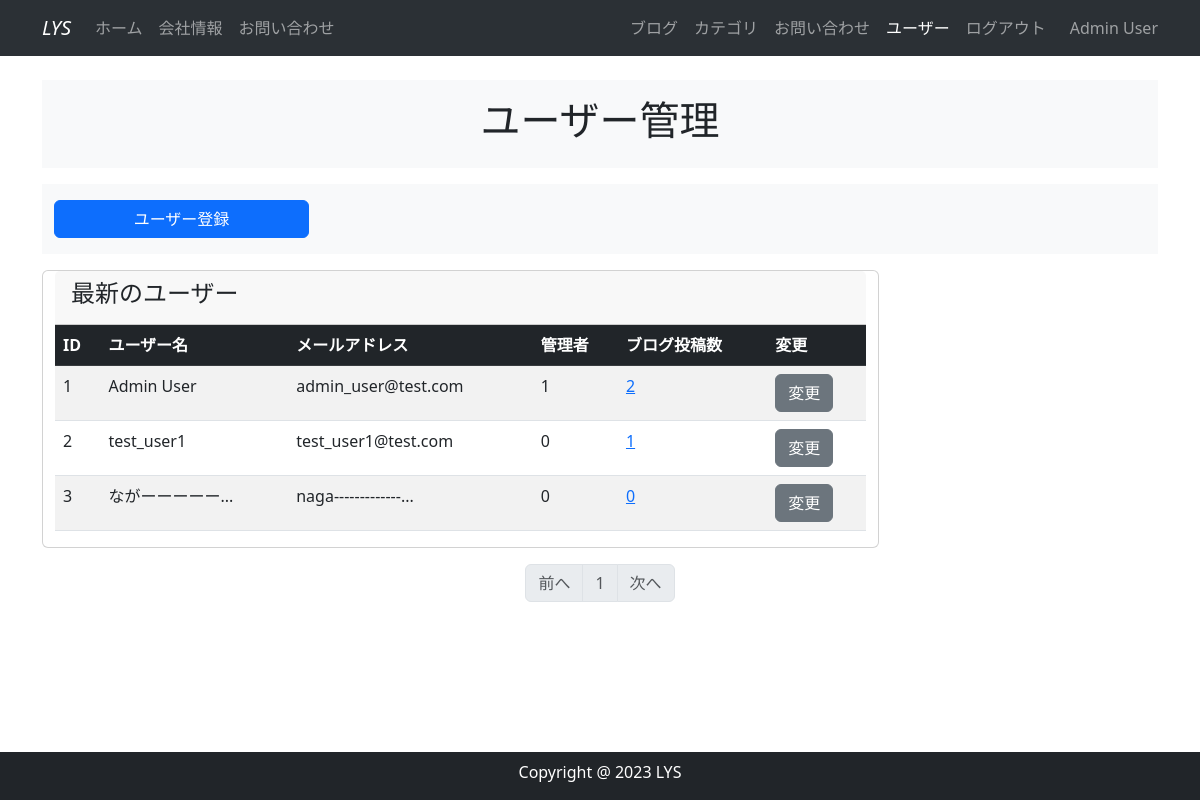
/user_maintenance (signed in), run on the app's committed database.
### company_blog/models.py (models this page shows, shortened)
class User(db.Model, UserMixin):   # テーブル(model)を作成※modelクラスがデータベースのテーブルになる(db.Modelを継承して作成)
    __tablename__ = 'users' # テーブル名を指定(これを記述しない場合はクラス名のuserがテーブル名になる)
    id = db.Column(db.Integer, primary_key=True)    # Primary_keyは自動で数字が振られる
    email = db.Column(db.String(64), unique=True, index=True)    # Stringは最大文字数を指定できる
    username = db.Column(db.String(64), unique=True, index=True)
    password_hash = db.Column(db.String(128)) # ハッシュ化=暗号化的なもの(暗号化は元に戻すことが可能だけどハッシュ化はできない)
    administrator = db.Column(db.String(1)) # ←追加した列
    post = db.relationship('BlogPost', backref='author', lazy='dynamic')    # モデル：BlogPostとのリレーションシップを設定【1対多の設定方法】
    @property
    def password(self):
        raise AttributeError('password is not a readable attribute')    # ハッシュ化前のPWを参照しようとすると←のエラーメッセージを表示
    def is_administrator(self):
        if self.administrator == "1":
            return 1
        else:
            return 0
    def count_posts(self, userid):
        return BlogPost.query.filter_by(user_id=userid).count()

### company_blog/users/views.py (the view)
@users.route('/user_maintenance') # ユーザー管理ページは表示するだけのためmethodsの定義は不要(GETのみリクエストを受け取ればOKのため省略)
@login_required
def user_maintenance():
    page = request.args.get('page', 1, type=int)    # requestのクエリ文字列から現在のページを取得し変数へ格納
    users = User.query.order_by(User.id).paginate(page=page, per_page=10) # flaskのrequest機能を使いページネーションを実装することができるようになる
    return render_template('users/user_maintenance.html', users=users)    # ユーザー管理ページへ変数を渡す

### company_blog/models.py (called while the page is built)
@login_manager.user_loader  # ユーザー認証にかかわる関数を指定
def load_user(user_id):    # 引数にはユーザーを認証する際にユーザーを識別する情報を指定
    with app.app_context():
        return db.session.get(User, user_id)    # useridを元にUserからデータを読み込み、そのユーザーの情報を返す

### company_blog/templates/users/user_maintenance.html
{% extends "base.html" %}
{% block content %}
    <div class="container my-3 py-3 bg-light">
        <div class="row">
            <div class="col-md-6 m-auto text-center">
                <h1>ユーザー管理</h1>
            </div>
        </div>
    </div>
    {% if current_user.is_administrator() %}
    <div class="container my-3 py-3 bg-light">
        <div class="row">
            <div class="col-md-3">
                <a href="{{url_for('users.register')}}" class="btn btn-primary w-100">ユーザー登録</a>
            </div>
        </div>
    </div>
    {% endif %}
    <div class="container my-3">
        <div class="row">
            <div class="card col-md-9">
                <div class="card-header">
                    <h4>最新のユーザー</h4>
                </div>
                <div class="table-responsive">
                    <table class="table table-striped text-nowrap">
                        <thead class="table-dark">
                            <tr>
                            <th>ID</th>
                            <th>ユーザー名</th>
                            <th>メールアドレス</th>
                            <th>管理者</th>
                            <th>ブログ投稿数</th>
                            <th>変更</th>
                            </tr>
                        </thead>
                        <tbody>
                            {% for user in users.items %}
                            <tr>
                                <td>{{ user.id }}</td>
                                <td>{{ user.username | truncate(10) }}</td>
                                <td>{{ user.email | truncate(20) }}</td>
                                <td>{{ user.administrator }}</td>
                                <td><a href="{{ url_for('users.user_posts', user_id=user.id) }}">{{ user.count_posts(user.id) }}</a></td>
                                <td>{% if current_user.is_administrator() or current_user.id == user.id %}<a href="{{ url_for('users.account', user_id=user.id) }}" class="btn btn-secondary">変更</a>{% endif %}</td>
                            </tr>
                            {% endfor %}
                        </tbody>
                    </table>
                </div>
            </div>
        </div>
    </div>
    <nav class="my-2" aria-label="Page navigation">
        <ul class="pagination justify-content-center">
            <li {% if users.has_prev %}class="page-item"{% else %}class="page-item disabled"{% endif %}><a class="page-link" href="{% if users.has_prev %}{{ url_for('users.user_maintenance', page=users.prev_num) }}{% else %}#{% endif %}">前へ</a></li>
            {% for page_num in users.iter_pages(left_edge=1, right_edge=1, left_current=1, right_current=1) %}
                {% if page_num %}
                    {% if users.page == page_num %}
                        <li class="page-item disabled"><a class="page-link" href="#">{{ page_num }}</a></li>
                    {% else %}
                        <li class="page-item"><a class="page-link" href="{{ url_for('users.user_maintenance', page=page_num)}}">{{ page_num }}</a></li>
                    {% endif %}
                {% else %}
                    <li class="page-item disabled"><a class="page-link" href="#">&hellip;</a></li>
                {% endif %}
            {% endfor %}
            <li {% if users.has_next %}class="page-item"{% else %}class="page-item disabled"{% endif %}><a class="page-link" href="{% if users.has_next %}{{ url_for('users.user_maintenance', page=users.next_num) }}{% else %}#{% endif %}">次へ</a></li>
        </ul>
    </nav>
{% endblock %}

### company_blog/templates/base.html (shortened to what this page needs)
<!DOCTYPE html>
<html lang="en">
<head>
    <link href="https://cdn.jsdelivr.net/npm/bootstrap@5.3.0/dist/css/bootstrap.min.css" rel="stylesheet">
</head>
<body>
    <nav class="navbar navbar-expand-lg bg-body-tertiary fixed-top" data-bs-theme="dark">
        <div class="container">
          <a class="navbar-brand fst-italic" href="{{url_for('main.index')}}">LYS</a>
          <div class="collapse navbar-collapse" id="navbarSupportedContent">
            <ul class="navbar-nav">
              <li class="nav-item">
                <a class="nav-link {% if request.endpoint == 'main.index' %} active{% endif %}" href="{{url_for('main.index')}}">ホーム</a>
              </li>
              <li class="nav-item">
                <a class="nav-link {% if request.endpoint == 'main.info' %} active{% endif %}" href="{{url_for('main.info')}}">会社情報</a>
              </li>
              <li class="nav-item">
                <a class="nav-link {% if request.endpoint == 'main.inquiry' %} active{% endif %}" href="{{url_for('main.inquiry')}}">お問い合わせ</a>
              </li>
            </ul>
            <br>
            <ul class="navbar-nav ms-auto">
              {% if current_user.is_authenticated %}
                <li class="nav-item">
                    <a class="nav-link {% if request.endpoint == 'main.blog_maintenance' %} active{% endif %}" href="{{url_for('main.blog_maintenance')}}">ブログ</a>
                </li>
                <li class="nav-item">
                    <a class="nav-link {% if request.endpoint == 'main.category_maintenance' %} active{% endif %}" href="{{url_for('main.category_maintenance')}}">カテゴリ</a>
                </li>
                <li class="nav-item">
                    <a class="nav-link {% if request.endpoint == 'main.inquiry_maintenance' %} active{% endif %}" href="{{url_for('main.inquiry_maintenance')}}">お問い合わせ</a>
                </li>
                <li class="nav-item">
                    <a class="nav-link {% if request.endpoint == 'users.user_maintenance' %} active{% endif %}" href="{{url_for('users.user_maintenance')}}">ユーザー</a>
                </li>
                <li class="nav-item">
                    <a class="nav-link" href="{{ url_for('users.logout') }}">ログアウト</a>
                </li>
                <span class="navbar-text ms-3">
                    {{ current_user.username | truncate(10) }}
                </span>
              {% endif %}
            </ul>
          </div>
        </div>
      </nav>
      {% from "_formhelpers.html" import render_field %}
      <div class="container" style="padding-top: 4rem; padding-bottom: 4rem;">
          {% block content %}
          {% endblock %}
      </div>
</body>
<footer id="fotter" class="fotter text-center pt-2 bg-dark fixed-bottom">
    <div class="container">
        <div class="row">
            <div class="col text-white">
                <p>Copyright @ 2023 LYS</p>
            </div>
        </div>
    </div>
</footer>
</html>

### data on the page
User: username "Admin User", id "1", email "admin_user@test.com", administrator "1", count_posts "2"
User: id "2", username "test_user1", email "test_user1@test.com", administrator "0", count_posts "1"
User: id "3", username "ながーーーーー...", email "naga-------------...", administrator "0", count_posts "0"

### other printed values
{{ page_num }} "1"
